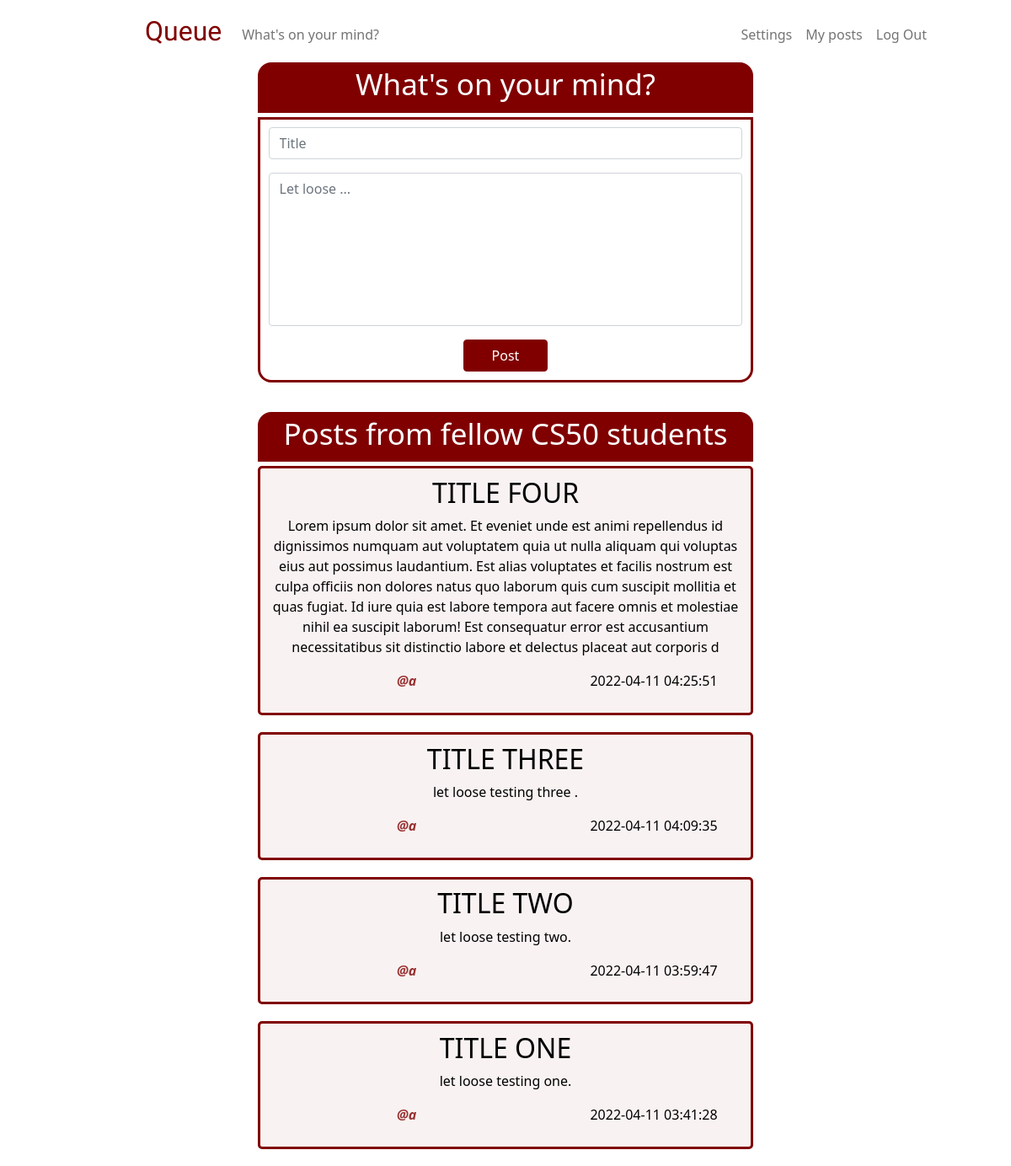
Page / (signed in) on the earlier database version.
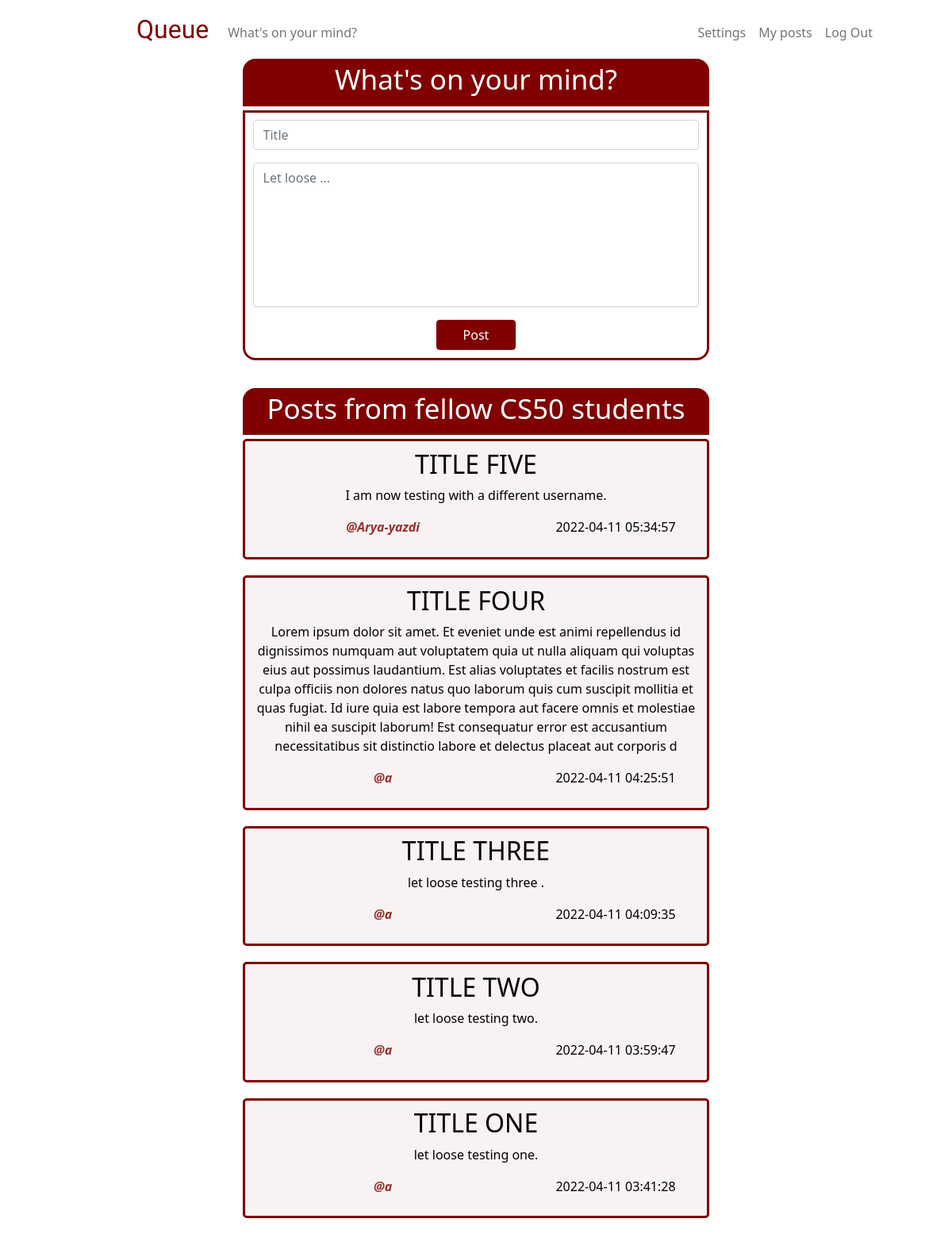
Same page on the later database version.
### tables this page shows
CREATE TABLE 'posts' ('id' INTEGER PRIMARY KEY NOT NULL, 'content' TEXT NOT NULL, 'time' DATETIME DEFAULT CURRENT_TIMESTAMP, title TEXT, 'user_id'  INTEGER NOT NULL  , 'username' TEXT);

### app.py (the view)
@app.route("/", methods=["GET", "POST"])
@login_required
def home():
    if request.method == "POST":
        if not request.form.get("title"):
            return apology("must provide title", 400)
        elif not request.form.get("content"):
            return apology("Nothing is on your mind?", 400)
        else:
            user = db.execute ("SELECT username FROM users WHERE id = ?", session["user_id"])
            username = user[0]["username"]
            title = pf.request.form.get("title")
            content = pf.request.form.get("content")
            db.execute("INSERT INTO posts (username, user_id, title, content) VALUES (?, ?, ?, ?)", username, session["user_id"], title, content)
            posts = db.execute("SELECT * FROM posts ORDER BY time DESC")
            return render_template("home.html", posts=posts)
    else:
        posts = db.execute("SELECT * FROM posts ORDER BY time DESC")
        return render_template("home.html", posts=posts)

### helpers.py (called while the page is built)
def login_required(f):
    @wraps(f)
    def decorated_function(*args, **kwargs):
        if session.get("user_id") is None:
            return redirect("/login")
        return f(*args, **kwargs)
    return decorated_function

### templates/home.html (shortened to what this page needs)
{% extends "layout.html" %}
{% block main %}
    <div class="users-post-header">
        <h1> What's on your mind? </h1>
    </div>
    <div class="users-post-container">
        <form action="/" method="post">
            <div class="mb-3">
                <input class="form-control" id="title" name="title" placeholder="Title" type="text" >
            </div>
            <div class="mb-3">
                <textarea class="form-control" id="content" name="content" placeholder="Let loose ..." rows = "7" maxlength="500" style="resize: none"></textarea>
            </div>
            <button class="btn btn-primary" id="home-button" type="submit"> Post </button>
        </form>
    </div>
    <div class="others-post-header">
        <h1> Posts from fellow CS50 students </h1>
    </div>
    <div>
        {% for post in posts %}
            <div class="others-post-container">
                <h2>{{ post["title"] }} </h2>
                <p>{{ post["content"] }} </p>
                <div class="row">
                    <div class="column left">
                        <p class="username"><strong> @{{ post["username"] }} </strong></p>
                    </div>
                    <div class="column right">
                        <p> {{ post["time"] }} </p>
                    </div>
                </div>
            </div>
        {% endfor %}
    </div>
{% endblock %}

### templates/layout.html (shortened to what this page needs)
<!DOCTYPE html>
<html lang="en">
    <head>
        <link href="https://cdn.jsdelivr.net/npm/bootstrap@5.1.3/dist/css/bootstrap.min.css" rel="stylesheet">
        <link href="/static/styles.css" rel="stylesheet">
    </head>
    <body>
        <nav class="bg-light navbar navbar-expand-md navbar-light" id="white-bg">
            <div class="container-fluid">
                <a class="navbar-brand" href="/" id="logo">Queue</a>
                <div class="collapse navbar-collapse" id="navbar">
                    {% if session["user_id"] %}
                        <ul class="navbar-nav me-auto mt-2">
                            <li class="nav-item"><a class="nav-link" href="/">What's on your mind?</a></li>
                        </ul>
                        <ul class="navbar-nav ms-auto mt-2" id="rem5-right-padding">
                            <li class="nav-item"><a class="nav-link" href="/password">Settings</a></li>
                            <li class="nav-item"><a class="nav-link" href="/"> My posts </a></li>
                            <li class="nav-item"><a class="nav-link" href="/logout">Log Out</a></li>
                        </ul>
                    {% else %}
                        <ul class="navbar-nav ms-auto mt-1" id="rem5-right-padding">
                            <li class="nav-item"><a class="nav-link" href="/register">Register</a></li>
                            <li class="nav-item"><a class="nav-link" href="/login">Log In</a></li>
                        </ul>
                    {% endif %}
                </div>
            </div>
        </nav>
        <main class="container-fluid text-center">
            {% block main %}{% endblock %}
        </main>
    </body>
</html>

### static/styles.css (style rules this page uses)
#white-bg { background-color: white !important; }
nav .navbar-brand { font-size: xx-large; }
#logo { font-family: 'ZCOOL XiaoWei', serif; color: rgb(128, 0, 0); padding-left: 10rem; }
.users-post-header { background-color: rgb(128, 0, 0); color: rgb(255, 255, 255); margin: 0 25% 0 25%; padding: 0.3rem; text-align: center; border-radius: 1rem 1rem 0 0; }
.users-post-container { background-color: rgba(255, 255, 255, 0.9); border: solid; border-width: 3px; border-color: rgb(128, 0, 0); color: rgb(128, 0, 0); margin: 5px 25% 20px 25%; padding: 0.6rem; text-align: center; border-radius: 0 0 1rem 1rem; }
.others-post-header { background-color: rgb(128, 0, 0); color: rgb(255, 255, 255); margin: 35px 25% 0 25%; padding: 0.3rem; text-align: center; border-radius: 1rem 1rem 0 0; }
.others-post-container { background-color: rgba(128, 0, 0, 0.05); border: solid; border-width: 3px; border-color: rgb(128, 0, 0); color: rgb(0, 0, 0); margin: 5px 25% 20px 25%; padding: 0.6rem; text-align: center; border-radius: 5px; }
#home-button { background-color: rgb(128, 0, 0); color: rgb(255, 255, 255); border-color: rgb(128, 0, 0); width:100px; font-size: 16px; }
.username { color:rgba(128, 0, 0, 0.8); font-style: italic; }
.row { display: flex !important; }
.column { float: left; }
.left { width: 60% !important; }
.right { width: 40% !important; }
#rem5-right-padding { padding-right: 5rem !important; }
h1 { font-size: 35px; }

Differences in the rows shown:
added posts: title "TITLE FIVE", content "I am now testing with a different username.", username "Arya-yazdi", time "2022-04-11 05:34:57"
